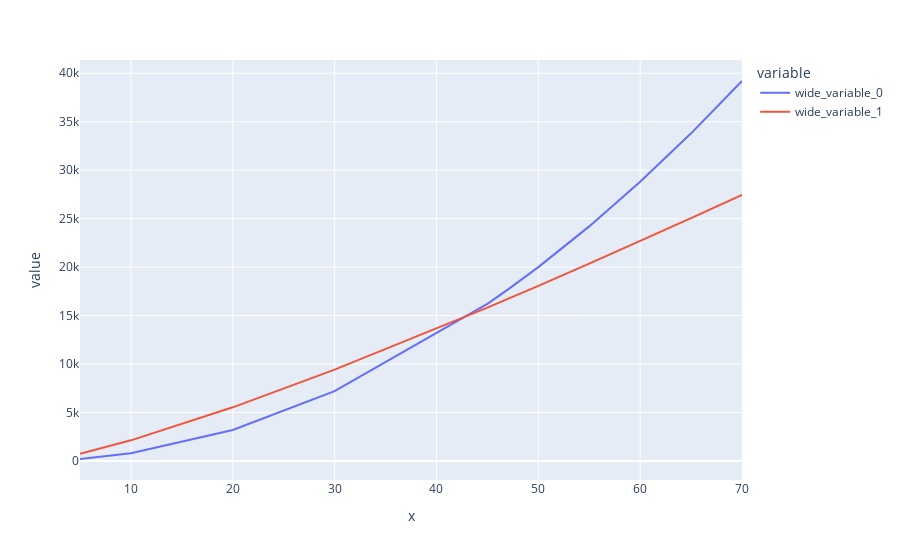

Source (notebook cell):
### Code cell
px.line(X, x=X, y=[steps1, steps2])

### Figure 1 — Plotly figure (JSON) as saved in the notebook; plotly's stock layout.template omitted (floating-point values rounded to 4 significant figures)
{"data": [{"hovertemplate": "variable=wide_variable_0<br>x=%{x}<br>value=%{y}<extra></extra>", "legendgroup": "wide_variable_0", "line": {"color": "#636efa", "dash": "solid"}, "marker": {"symbol": "circle"}, "mode": "lines", "name": "wide_variable_0", "orientation": "v", "showlegend": true, "type": "scatter", "x": [5, 10, 20, 30, 45, 46, 47, 50, 55, 60, 65, 70], "xaxis": "x", "y": [200, 800, 3200, 7200, 16200, 16928, 17672, 20000, 24200, 28800, 33800, 39200], "yaxis": "y"}, {"hovertemplate": "variable=wide_variable_1<br>x=%{x}<br>value=%{y}<extra></extra>", "legendgroup": "wide_variable_1", "line": {"color": "#EF553B", "dash": "solid"}, "marker": {"symbol": "circle"}, "mode": "lines", "name": "wide_variable_1", "orientation": "v", "showlegend": true, "type": "scatter", "x": [5, 10, 20, 30, 45, 46, 47, 50, 55, 60, 65, 70], "xaxis": "x", "y": [743.0, 2126.0, 5532.0, 9421.0, 15820.0, 16260.0, 16710.0, 18060.0, 20350.0, 22680.0, 25050.0, 27460.0], "yaxis": "y"}], "layout": {"legend": {"title": {"text": "variable"}, "tracegroupgap": 0}, "margin": {"t": 60}, "xaxis": {"anchor": "y", "domain": [0, 1], "title": {"text": "x"}}, "yaxis": {"anchor": "x", "domain": [0, 1], "title": {"text": "value"}}}}
